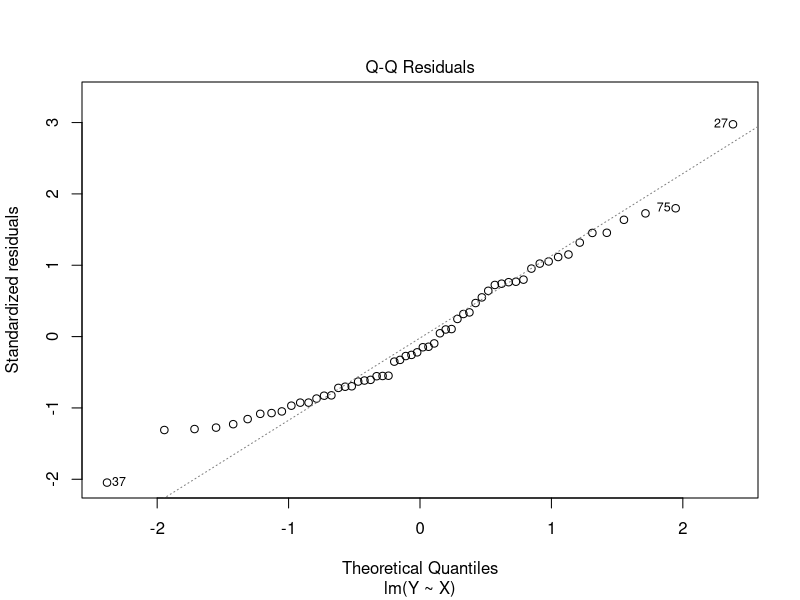
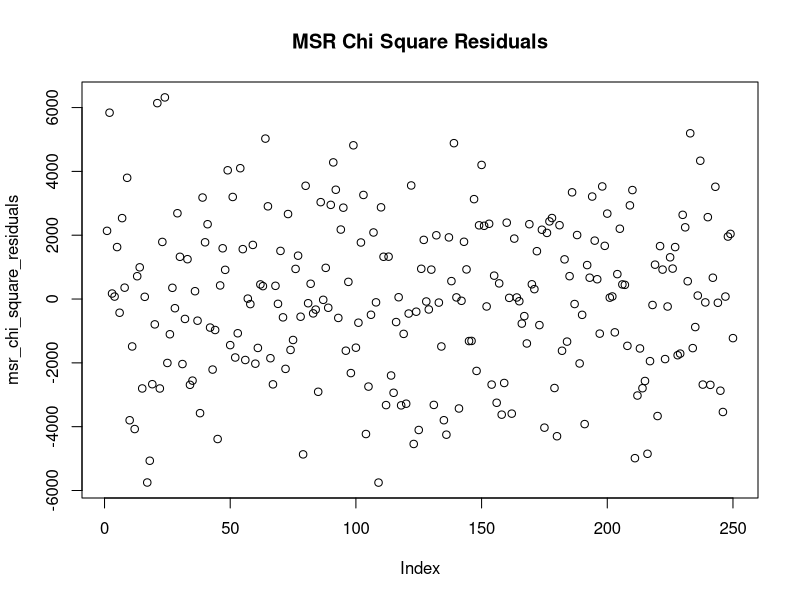
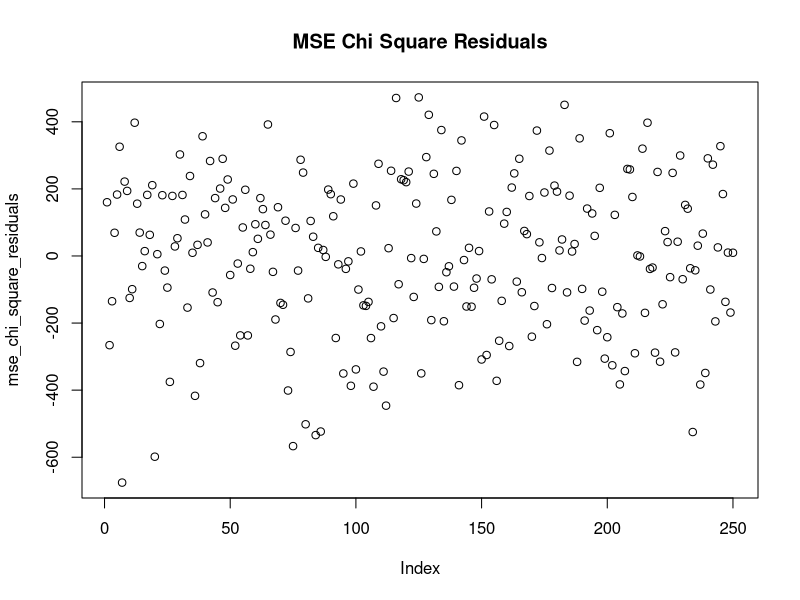
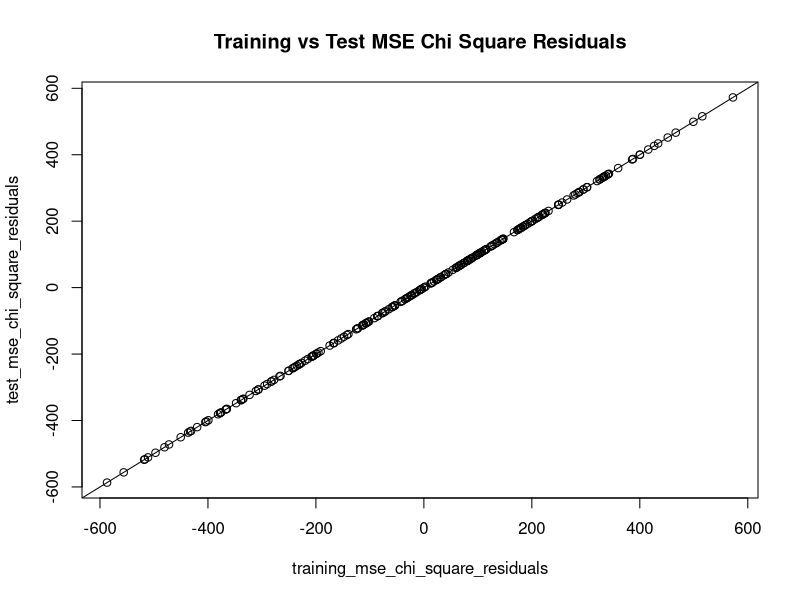
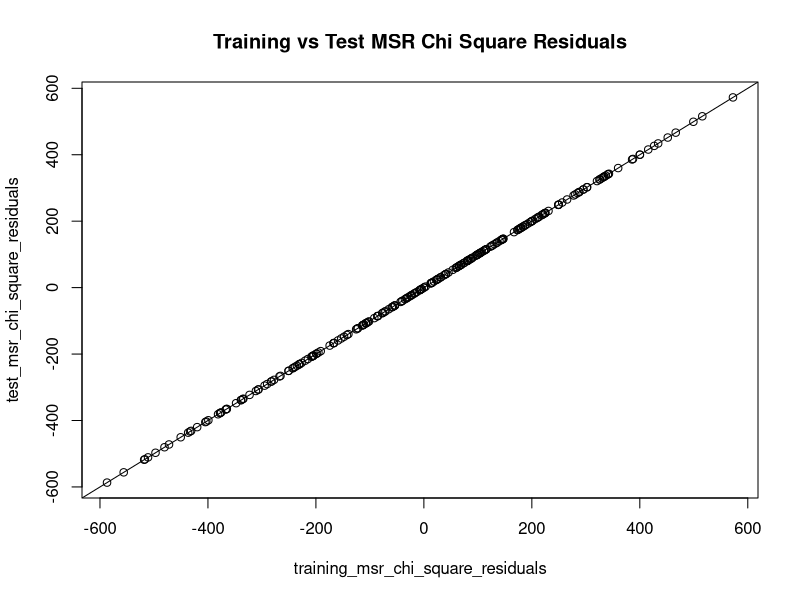

R code for these plots, in order:
## ---- chunk 1
knitr::opts_chunk$set(echo = TRUE)
## ---- chunk 2
set.seed(10)
crime_rate_data <- read.csv("Crime Rate.csv")
## ---- chunk 3
popN = nrow(crime_rate_data)
alphaN = 7/10 * popN
idx_sample = sample(popN, size = alphaN, replace=FALSE)
sample = crime_rate_data[idx_sample,]
sampleN = nrow(sample)
test = crime_rate_data[-idx_sample,]
testN = nrow(test)

training_data = sample
test_data = test
## ---- chunk 4
linear_model = lm(Y ~ X, training_data)
summary(linear_model)
## ---- chunk 5
print(linear_model$residuals[linear_model$residuals / sigma(linear_model) > 2])
## ---- chunk 6
plot(linear_model, which = c(2))
## ---- chunk 7
lm_res = linear_model$residuals
st = shapiro.test(lm_res)
st
## ---- chunk 8
shapiro_decision = st$p.value > 0.05
if (st$p.value > 0.05) {
  print(sprintf("%.3f > 0.05 : H_0", st$p.value))
} else {
  print(sprintf("%.3f < 0.05 : H_a", st$p.value))
}
## ---- chunk 9
kst = ks.test(lm_res, "pnorm", mean(lm_res), sd(lm_res))
kst
## ---- chunk 10
if (kst$p.value > 0.05) {
  print(sprintf("%.3f > 0.05, so we fail to reject the null hypothesis.", kst$p.value))
} else {
  print(sprintf("%.3f < 0.05, so we accept the alternative hypothesis.", kst$p.value))
}
## ---- chunk 11
anova_table_constructor <- function(training_data) {
    linear_model <- lm(training_data)
    mean_y = mean(training_data[,"Y"])
    
    r_h0 = mean_y - training_data[,"Y"]
    r_h1 = linear_model$residuals
    r_r = predict(linear_model, training_data) - mean_y
    
    anova_table = data.frame(row.names = c("Regression", "Error", "Total"))
    anova_table = cbind(anova_table, "D.F."=c(
      1,
      nrow(training_data)-2, 
      nrow(training_data)-1)
    )
    anova_table = cbind(anova_table, "S.S."=c(
      sum(r_r^2),
      sum(r_h1^2), 
      sum(r_h0^2))
    )
    anova_table = cbind(anova_table, "M.S.S."=
                          c(anova_table[,"S.S."]/anova_table[,"D.F."])
    )
  return(anova_table)
}

# 

mean_y = mean(training_data[,"Y"])

r_h0 = mean_y - training_data[,"Y"]

r_h1 = linear_model$residuals

r_r = predict(linear_model, training_data) - mean_y

anova_table = data.frame(row.names = c("Regression", "Error", "Total"))

anova_table = cbind(anova_table, "D.F."=c(
  1,
  nrow(training_data)-2, 
  nrow(training_data)-1)
)

anova_table = cbind(anova_table, "S.S."=c(
  sum(r_r^2),
  sum(r_h1^2), 
  sum(r_h0^2))
)

anova_table = cbind(
  anova_table,
  "M.S.S."= c(anova_table[,"S.S."]/anova_table[,"D.F."])
)

print(anova_table)
## ---- chunk 12
f_value = anova_table[["Regression", "M.S.S."]]/anova_table[["Error", "M.S.S."]]

p_value = 1-pf(f_value, 1, 56)
## ---- chunk 13
summary(aov(linear_model))
## ---- chunk 14
t_squared = summary(linear_model)$coefficients["X","t value"]^2
f = anova(linear_model)["X","F value"]

print(t_squared-f)
## ---- chunk 15
critical_t_squared = qt(0.975, nrow(training_data)-2)^2
critical_f = qf(0.95, 1, nrow(training_data)-2)

print(critical_t_squared - critical_f)
## ---- chunk 16
print(anova_table)
## ---- chunk 17
SST = anova_table["Total", "S.S."]
SSE = anova_table["Error", "S.S."]
coeff = (SSE - SST) / SST
percent_decrease = (1 - coeff) / 100
## ---- chunk 18
RUNS = 250
run_data = list()
for (i in 1:RUNS) {
  idx_training_data = sample(popN, size = alphaN, replace=FALSE)
  training_data = crime_rate_data[idx_training_data,]
  test_data = crime_rate_data[-idx_training_data,]
  
  # Run Models
  anova_table = anova_table_constructor(training_data)
  run_data[[i]] = data.frame(
      MSR=anova_table["Regression", "M.S.S."],
      MSE=anova_table["Error", "M.S.S."]
    )
}
run_data = do.call(rbind, run_data)

msr_chi_square_test = chisq.test(run_data$MSR)
msr_chi_square_residuals = msr_chi_square_test$residuals
plot(msr_chi_square_residuals, main="MSR Chi Square Residuals")
print(msr_chi_square_test)

mse_chi_square_test = chisq.test(run_data$MSE)
mse_chi_square_residuals = mse_chi_square_test$residuals
plot(mse_chi_square_residuals, main="MSE Chi Square Residuals")
print(mse_chi_square_test)
## ---- chunk 19
RUNS = 250
run_data = list()
for (i in 1:RUNS) {
  idx_training_data = sample(popN, size = alphaN, replace=FALSE)
  training_data = crime_rate_data[idx_training_data,]
  test_data = crime_rate_data[-idx_training_data,]
  
  # Run Models
  training_anova_table = anova_table_constructor(training_data)
  test_anova_table = anova_table_constructor(test_data)
  run_data[[i]] = data.frame(
      trainingMSR=training_anova_table["Regression", "M.S.S."],
      trainingMSE=training_anova_table["Error", "M.S.S."],
      testMSR=test_anova_table["Regression", "M.S.S."],
      testMSE=test_anova_table["Error", "M.S.S."]
    )
}
run_data = do.call(rbind, run_data)

training_mse_chi_square_test = chisq.test(run_data$trainingMSE)
training_mse_chi_square_residuals = training_mse_chi_square_test$residuals
test_mse_chi_square_test = chisq.test(run_data$trainingMSE)
test_mse_chi_square_residuals = test_mse_chi_square_test$residuals
plot(training_mse_chi_square_residuals, test_mse_chi_square_residuals, main="Training vs Test MSE Chi Square Residuals")
abline(0,1)


training_msr_chi_square_test = chisq.test(run_data$trainingMSE)
training_msr_chi_square_residuals = training_msr_chi_square_test$residuals
test_msr_chi_square_test = chisq.test(run_data$trainingMSE)
test_msr_chi_square_residuals = test_msr_chi_square_test$residuals
plot(training_msr_chi_square_residuals, test_msr_chi_square_residuals, main="Training vs Test MSR Chi Square Residuals")
abline(0,1)
